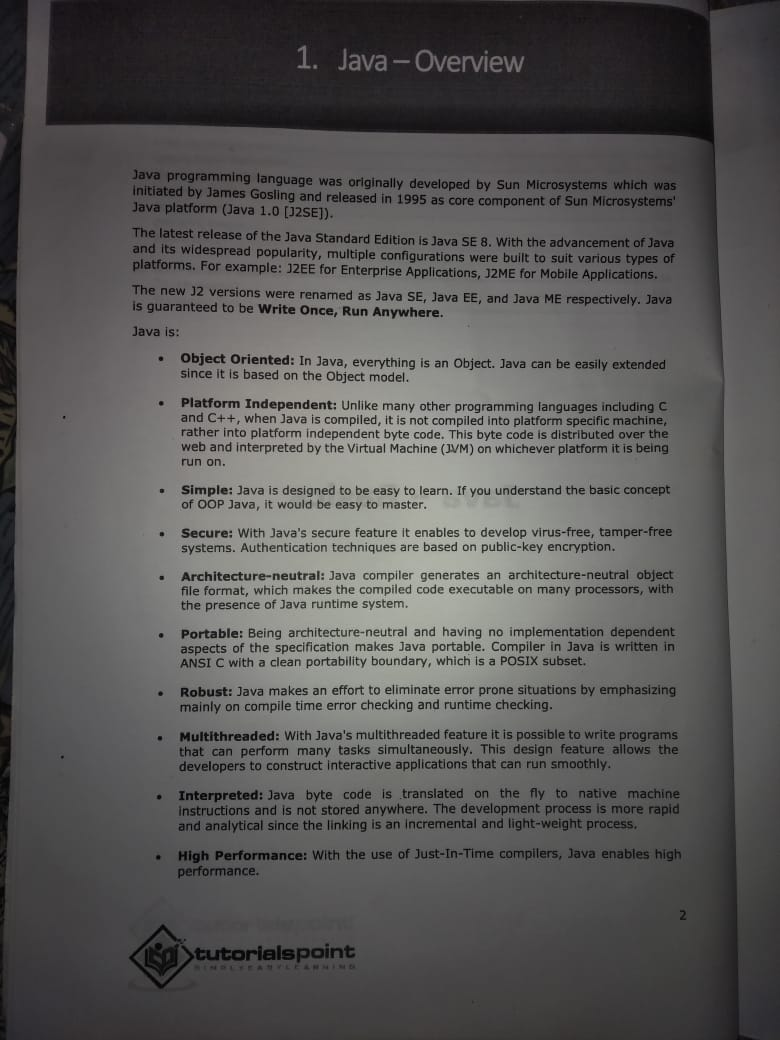
#> input picture OpenCV/text.jpg, 780 x 1040 px
$ python photoClear.py
#> lines starting #> are read from the running program, lines starting #| are printed output that depends on the picture; after the words box and inside, x2 and y2 are one past the last pixel; in counts of white or black regions, pixels touching at a corner belong together
import cv2 as cv

img = cv.imread('text.jpg')
#> img is the input picture: shape (1040, 780, 3); mean B, G, R 85.7, 86.5, 87.6
img = cv.cvtColor(img, cv.COLOR_RGB2GRAY)
#> img: shape (1040, 780)

_, result = cv.threshold(img,70,255,cv.THRESH_BINARY)
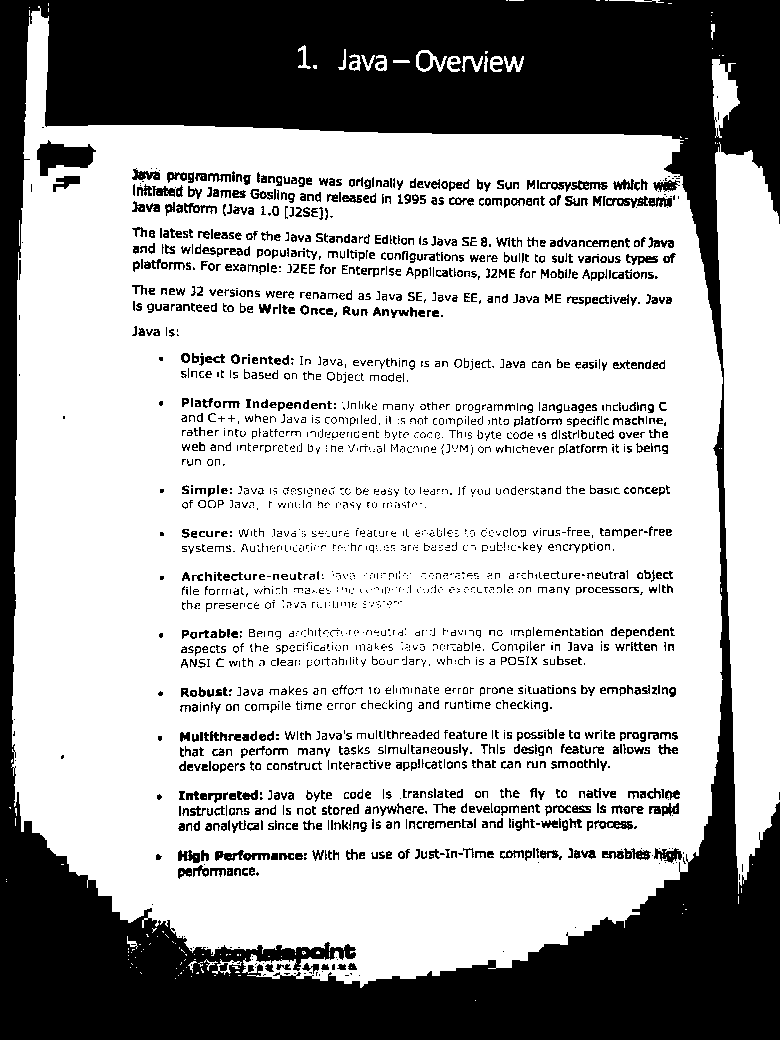
#> result: shape (1040, 780); 67.7% white; 2431 black regions (1414 under 20 px), largest, box (x1, y1, x2, y2) and area: (0, 0, 780, 1040) 211913, (37, 140, 96, 176) 1244, (215, 850, 270, 861) 319

adaptive = cv.adaptiveThreshold(img,255,cv.ADAPTIVE_THRESH_GAUSSIAN_C,cv.THRESH_BINARY,41,6)
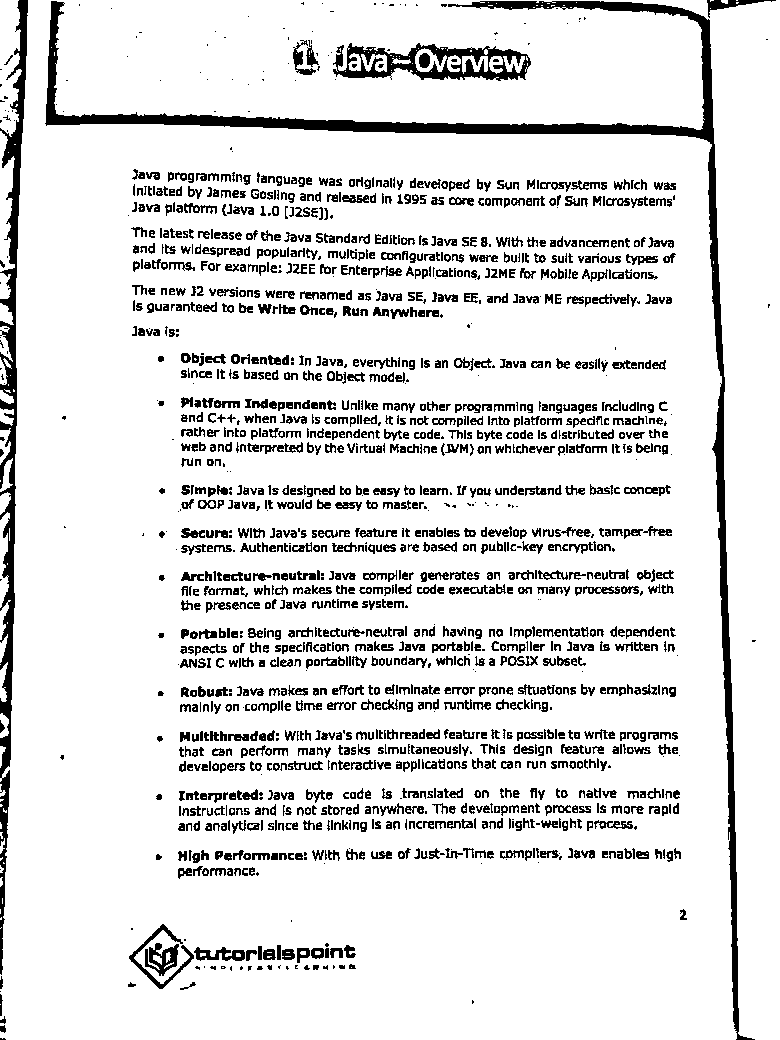
#> adaptive: shape (1040, 780); 87.9% white; 1765 black regions (383 under 20 px), largest, box (x1, y1, x2, y2) and area: (45, 1, 755, 1040) 16276, (0, 0, 28, 975) 7558, (333, 43, 531, 81) 3409

cv.imshow('Image',img)
cv.imshow('Result',result)
cv.imshow('Adaptive Result',adaptive)

cv.waitKey(0)
cv.destroyAllWindows()
